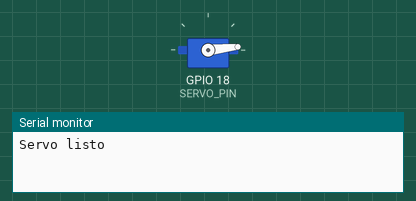
This sketch was run on a simulated ESP32. On the bench: servo, the last lines printed to the serial monitor.

Above: at 0.05 s.
At 0.8 s:
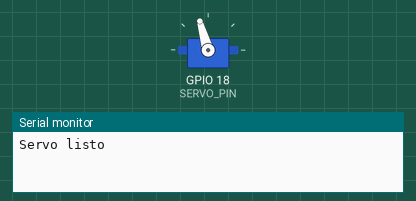
At 1.55 s:
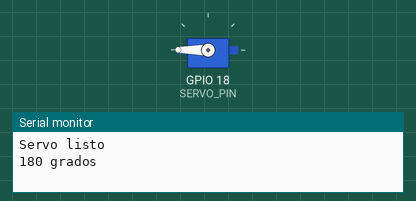
At 3.05 s:
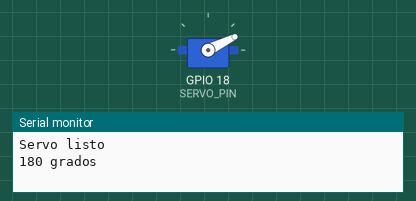
Timing chart, 0 to 8.6 s (numbered marks = the images above):
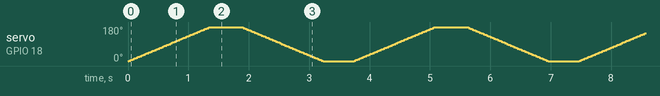

The sketch:

esp32_servomotor_sg90.ino
```cpp
/*
 * ESP32 + Servomotor SG90 / MG90S
 * Librería: "ESP32Servo" (Instalar desde el Gestor de bibliotecas)
 *
 * Conexiones (Servo -> ESP32)
 *   Señal (naranja/amarillo) -> GPIO 18
 *   VCC (rojo)               -> 5V (idealmente fuente externa de 5V)
 *   GND (marrón/negro)       -> GND (común con el ESP32)
 */

#include <ESP32Servo.h>

#define SERVO_PIN 18

Servo miServo;

void setup() {
  Serial.begin(115200);
  miServo.setPeriodHertz(50);               // 50 Hz estándar para servos
  miServo.attach(SERVO_PIN, 500, 2400);     // pin, pulso mín (µs), pulso máx (µs)
  Serial.println("Servo listo");
}

void loop() {
  // Barrido de 0° a 180°
  for (int angulo = 0; angulo <= 180; angulo += 2) {
    miServo.write(angulo);
    delay(15);
  }
  Serial.println("180 grados");
  delay(500);

  // Barrido de 180° a 0°
  for (int angulo = 180; angulo >= 0; angulo -= 2) {
    miServo.write(angulo);
    delay(15);
  }
  Serial.println("0 grados");
  delay(500);
}
```
